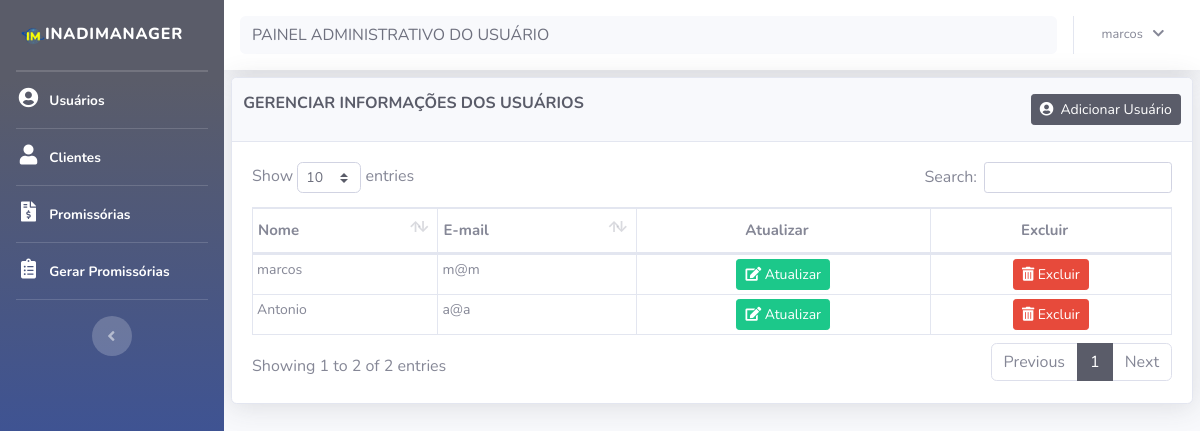
Page /usuario/usuario.php (signed in) on the earlier database version.
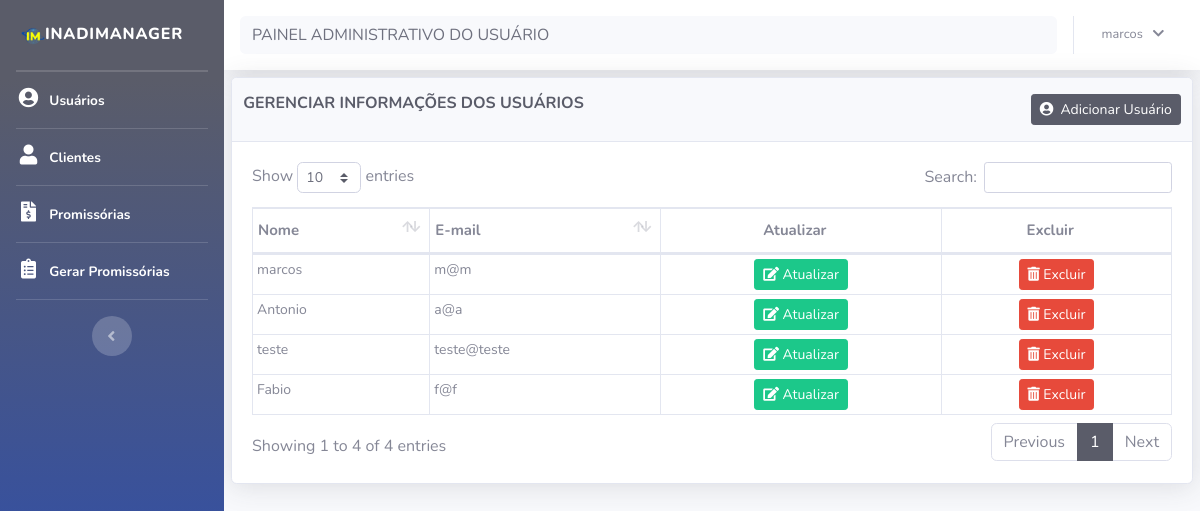
Same page on the later database version.
### tables this page shows
CREATE TABLE IF NOT EXISTS `usuario` (
  `cod` int(11) NOT NULL AUTO_INCREMENT,
  `nome` varchar(100) NOT NULL,
  `email` varchar(100) NOT NULL,
  `senha` varchar(100) NOT NULL,
  PRIMARY KEY (`cod`)
);

### bd/bd_generico.php (called while the page is built, shortened)
<?php
function listaDados($tabela){
    $conexao = conecta_bd();
    $query = $conexao->prepare("select * from $tabela");
    $query->execute();
    $lista = $query->fetchAll(PDO::FETCH_ASSOC);
    return $lista;
}
?>

### usuario/usuario.php (the view, shortened to what this page needs)
<?php
require_once('../layout/header.php');
require_once('../layout/sidebar.php');
require_once ('../bd/bd_generico.php');
?>
<div id="content">
    <?php require_once('../layout/navbar.php');?>
    <div class="container-fluid">
        <div class="card shadow mb-2">
            <div class="card-header py-3">
                <div class="row">
                    <div class="col-md-8">
                        <h6 class="m-0 font-weight-bold text-primary" id="title">GERENCIAR INFORMAÇÕES DOS USUÁRIOS</h6>
                    </div>
                    <div class="col-md-4 card_button_title">
                        <a title="Adicionar novo usuário" href="cad_usuario.php"><button type="button" class="btn btn-primary btn-sm card_button_title" data-toggle="modal" id=" "> <i class="fa fa-user-circle">&nbsp;</i> Adicionar Usuário</button></a>
                    </div>
                </div>
            </div>
            <div class="card-body">
                <div class="table-responsive">
                    <table class="table table-bordered" id="dataTable" width="100%" cellspacing="0">
                        <thead>
                            <tr>
                                <th>Nome</th>
                                <th>E-mail</th>
                                <th class="text-center" data-orderable="false">Atualizar</th>
                                <th class="text-center" data-orderable="false">Excluir</th>
                            </tr>
                        </thead>
                        <tbody>
                            <?php
                            $tabela = "usuario";
                            $usuarios = listaDados($tabela);
                            foreach($usuarios as $dados):
                                ?>
                                <tr>
                                    <td><?= $dados['nome'] ?></td>
                                    <td><?= $dados['email'] ?></td>
                                    <td class="text-center">
                                        <a title="Atualizar" href="editar_usuario.php?cod=<?=$dados['cod']; ?>" class="btn btn-sm btn-success"><i class="fas fa-edit">&nbsp;</i>Atualizar</a>
                                    </td>
                                    <td class="text-center">
                                        <a title="Excluir" href="javascript(void)" data-toggle="modal" data-target="#excluir-<?=$dados['cod'];?>" class="btn btn-sm btn-danger"><i class="fas fa-trash-alt">&nbsp;</i>Excluir</a>
                                    </td>
                                </tr>
                            <?php endforeach ?>
                        </tbody>
                    </table>
                </div>
            </div>
        </div>
    </div>
    <?php
    require_once('../layout/footer.php');
    ?>

Differences in the rows shown:
added usuario: nome "teste", email "teste@teste"
added usuario: nome "Fabio", email "f@f"
Other differences:
text written by a page script: "Show entries Search: Showing 1 to 2 of 2 entries Previous 1 Next" → "Show entries Search: Showing 1 to 4 of 4 entries Previous 1 Next"
